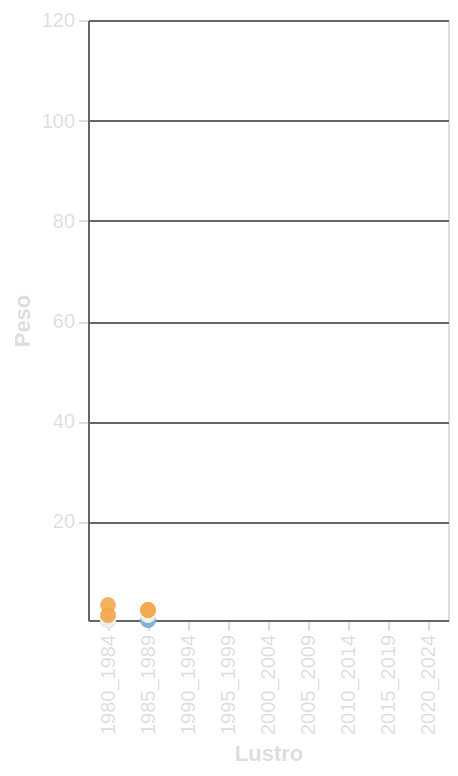

Vega-Lite specification stored for this chart:
### Vega-Lite specification from a JSON file in a GitHub repository (floating-point values rounded to 4 significant figures; data arrays with more than 128 entries replaced by an {"elided": "..."} marker saying what was removed)
{"$schema": "https://vega.github.io/schema/vega-lite/v5.17.0.json", "config": {"axis": {"domainColor": "#666666", "gridColor": "#666666", "labelColor": "#DBDEE1", "tickColor": "#DBDEE1", "titleColor": "#DBDEE1"}, "background": "transparent", "legend": {"labelColor": "#DBDEE1", "titleColor": "#DBDEE1"}, "title": {"color": "#DBDEE1", "fontSize": 16}}, "data": {"name": "data-9ced04214a1232e3fa9829499f02152e"}, "datasets": {"data-9ced04214a1232e3fa9829499f02152e": {"elided": "4116 records"}}, "encoding": {"color": {"field": "Topic", "legend": null, "scale": {"scheme": "blueorange"}, "type": "nominal"}, "text": {"field": "Word", "type": "nominal"}, "tooltip": [{"field": "Word", "type": "nominal"}, {"field": "Weight", "type": "quantitative"}], "x": {"field": "Lustrum", "scale": {"domain": ["1980_1984", "1985_1989", "1990_1994", "1995_1999", "2000_2004", "2005_2009", "2010_2014", "2015_2019", "2020_2024"]}, "title": "Lustro", "type": "nominal"}, "y": {"field": "Weight", "scale": {"domain": [0.3335, 120.1]}, "title": "Peso", "type": "quantitative"}}, "height": 300, "mark": {"size": 60, "type": "circle"}, "params": [{"bind": {"input": "range", "max": 45.0, "min": 1.0, "name": "Classe di Nizza", "step": 1}, "name": "param_7", "select": {"fields": ["Nice_class"], "type": "point"}, "value": [{"Nice_class": 1}]}], "transform": [{"filter": {"param": "param_7"}}], "width": "container"}
